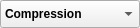
<?xml version="1.0" encoding="UTF-8"?>
<ui version="4.0">
 <class>Form</class>
 <widget class="QWidget" name="Form">
  <property name="geometry">
   <rect>
    <x>0</x>
    <y>0</y>
    <width>140</width>
    <height>28</height>
   </rect>
  </property>
  <property name="minimumSize">
   <size>
    <width>0</width>
    <height>28</height>
   </size>
  </property>
  <property name="maximumSize">
   <size>
    <width>16777215</width>
    <height>28</height>
   </size>
  </property>
  <property name="baseSize">
   <size>
    <width>0</width>
    <height>28</height>
   </size>
  </property>
  <property name="windowTitle">
   <string>Form</string>
  </property>
  <layout class="QHBoxLayout" name="horizontalLayout">
   <property name="leftMargin">
    <number>0</number>
   </property>
   <property name="topMargin">
    <number>0</number>
   </property>
   <property name="rightMargin">
    <number>0</number>
   </property>
   <property name="bottomMargin">
    <number>0</number>
   </property>
   <item>
    <widget class="QComboBox" name="comboBox">
     <property name="sizePolicy">
      <sizepolicy hsizetype="Minimum" vsizetype="Fixed">
       <horstretch>0</horstretch>
       <verstretch>0</verstretch>
      </sizepolicy>
     </property>
     <property name="minimumSize">
      <size>
       <width>140</width>
       <height>28</height>
      </size>
     </property>
     <property name="maximumSize">
      <size>
       <width>140</width>
       <height>28</height>
      </size>
     </property>
     <property name="baseSize">
      <size>
       <width>140</width>
       <height>28</height>
      </size>
     </property>
     <property name="font">
      <font>
       <weight>75</weight>
       <bold>true</bold>
       <kerning>true</kerning>
      </font>
     </property>
     <property name="contextMenuPolicy">
      <enum>Qt::DefaultContextMenu</enum>
     </property>
     <property name="toolTip">
      <string>Tectonic context</string>
     </property>
     <item>
      <property name="text">
       <string>Compression</string>
      </property>
      <property name="icon">
       <iconset resource="../../images/ressources.qrc">
        <normaloff>:/buttons/button_compression.png</normaloff>:/buttons/button_compression.png</iconset>
      </property>
     </item>
     <item>
      <property name="text">
       <string>Extension</string>
      </property>
      <property name="icon">
       <iconset resource="../../images/ressources.qrc">
        <normaloff>:/buttons/button_extension.png</normaloff>:/buttons/button_extension.png</iconset>
      </property>
     </item>
    </widget>
   </item>
  </layout>
 </widget>
 <resources>
  <include location="../../images/ressources.qrc"/>
 </resources>
 <connections/>
</ui>
